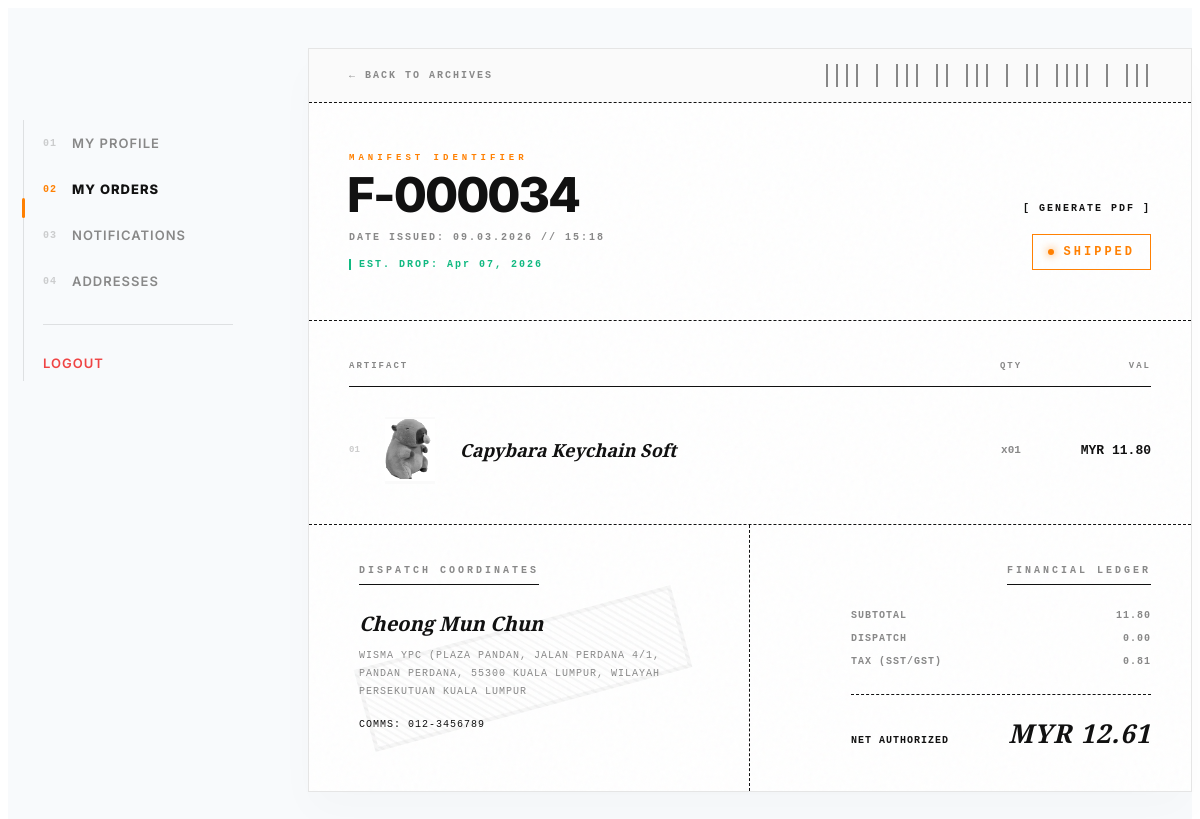
The app's page /client/order-details.php?id=34 (signed in) with its own data.
### tables this page shows
CREATE TABLE `orders` (
  `id` int(11) NOT NULL,
  `user_id` int(11) NOT NULL,
  `total_price` decimal(10,2) NOT NULL,
  `shipping_amount` decimal(10,2) DEFAULT 0.00,
  `status` varchar(20) DEFAULT 'Paid',
  `created_at` datetime DEFAULT current_timestamp(),
  `delivery_request` tinyint(1) DEFAULT 0,
  `estimated_delivery` date DEFAULT NULL
);

CREATE TABLE `order_items` (
  `id` int(11) NOT NULL,
  `order_id` int(11) NOT NULL,
  `product_id` int(11) NOT NULL,
  `quantity` int(11) NOT NULL,
  `price` decimal(10,2) NOT NULL
);

CREATE TABLE `products` (
  `id` int(11) NOT NULL,
  `product_code` varchar(50) DEFAULT NULL,
  `category` varchar(50) NOT NULL,
  `tags` varchar(255) DEFAULT NULL,
  `name` varchar(255) NOT NULL,
  `description` text DEFAULT NULL,
  `weight` varchar(50) DEFAULT '180g',
  `material` varchar(100) DEFAULT 'Titanium',
  `warranty` varchar(100) DEFAULT '2 Years',
  `price` decimal(10,2) NOT NULL,
  `discount_price` decimal(10,2) DEFAULT NULL,
  `image` varchar(255) NOT NULL,
  `status` enum('active','draft') DEFAULT 'active',
  `stock` int(11) DEFAULT 0,
  `rating` decimal(2,1) DEFAULT 4.5
);

CREATE TABLE `user_addresses` (
  `id` int(11) NOT NULL,
  `user_id` int(11) NOT NULL,
  `receiver_name` varchar(100) DEFAULT NULL,
  `phone` varchar(20) DEFAULT NULL,
  `address_line` varchar(255) DEFAULT NULL,
  `is_default` tinyint(1) DEFAULT 0
);

### client/order-details.php (the view, shortened to what this page needs)
<?php
$user_id = $_SESSION['user_id'];
$order_id = isset($_GET['id']) ? intval($_GET['id']) : 0;
$order_query = mysqli_query($conn, "SELECT * FROM orders WHERE id = $order_id AND user_id = '$user_id'");
$order = mysqli_fetch_assoc($order_query);
if (empty($order['address_line'])) {
    $addr_query = mysqli_query($conn, "SELECT * FROM user_addresses WHERE user_id = '$user_id' AND is_default = 1 LIMIT 1");
    $default_addr = mysqli_fetch_assoc($addr_query);
    if ($default_addr) {
        $display_name = $default_addr['receiver_name'];
        $display_address = $default_addr['address_line'];
        $display_phone = $default_addr['phone'];
    } else {
        $user_query = mysqli_query($conn, "SELECT * FROM users WHERE id = '$user_id'");
        $user_data = mysqli_fetch_assoc($user_query);
        $display_name = $user_data['full_name'];
        $display_address = "NO COORDINATES RECORDED IN SYSTEM.";
        $display_phone = $user_data['phone'] ?? 'N/A';
    }
} else {
    $display_name = $order['full_name'];
    $display_address = $order['address_line'];
    $display_phone = $order['phone'];
}
$items_query = mysqli_query($conn, "
    SELECT oi.*, p.name as p_name, p.image as p_img
    FROM order_items oi
    JOIN products p ON oi.product_id = p.id
    WHERE oi.order_id = $order_id
");
$items_array = [];
$real_subtotal = 0;
if ($items_query && mysqli_num_rows($items_query) > 0) {
    while($item = mysqli_fetch_assoc($items_query)) {
        $items_array[] = $item;
        $real_subtotal += ((float)$item['price'] * (int)$item['quantity']);
    }
}
$total_price    = (float)($order['total_price'] ?? 0.00);
$shipping_fee   = (float)($order['shipping_fee'] ?? 0.00);
$subtotal       = $real_subtotal;
$calc_tax       = $total_price - $subtotal - $shipping_fee;
$tax_amount     = $calc_tax > 0 ? $calc_tax : (float)($order['tax_amount'] ?? 0.00);
?>
<main class="profile-page">
    <div class="container profile-grid">
        <aside class="profile-sidebar focus-in" style="--delay: 0">
            <nav class="side-nav-transparent" id="luxury-side-nav">
                <div class="nav-tracker" id="nav-tracker"></div>
                <a href="profile.php" class="nav-link"><span>01</span> My Profile</a>
                <a href="my-orders.php" class="nav-link active"><span>02</span> My Orders</a>
                <a href="notification.php" class="nav-link">
                    <span>03</span> Notifications
                </a>
                <a href="addresses.php" class="nav-link"><span>04</span> Addresses</a>
                <hr class="nav-divider">
                <a href="logout.php" class="logout-link">Logout</a>
            </nav>
        </aside>
        <section class="profile-main">
            <div class="dossier-document focus-in" style="--delay: 1">
                <div class="dossier-top-bar">
                    <a href="my-orders.php" class="btn-return-stealth">← BACK TO ARCHIVES</a>
                    <div class="barcode-fake">|||| | ||| || ||| | || |||| | |||</div>
                </div>
                <header class="dossier-header stagger-in" style="--stagger: 2">
                    <div class="dh-meta">
                        <span class="meta-tag">MANIFEST IDENTIFIER</span>
                        <div class="macro-ref js-decrypt" data-ref="F-<?php echo str_pad($order['id'], 6, '0', STR_PAD_LEFT); ?>">
                        </div>
                        <span class="mono-date">DATE ISSUED: <?php echo date('d.m.Y // H:i', strtotime($order['created_at'])); ?></span>
                        <?php if($order['status'] === 'Shipped' && !empty($order['estimated_delivery'])): ?>
                            <span class="mono-eta">EST. DROP: <?php echo date('M d, Y', strtotime($order['estimated_delivery'])); ?></span>
                        <?php endif; ?>
                    </div>
                    <div class="dh-actions">
                        <a href="invoice.php?id=<?php echo $order['id']; ?>" target="_blank" class="btn-print-brutal">
                            [ GENERATE PDF ]
                        </a>
                        <div class="status-macro status-<?php echo strtolower($order['status'] ?? 'pending'); ?>">
                            <span class="status-dot"></span> <?php echo strtoupper($order['status'] ?? 'PENDING'); ?>
                        </div>
                    </div>
                </header>
                <div class="dossier-items stagger-in" style="--stagger: 3">
                    <div class="item-th">
                        <span>ARTIFACT</span>
                        <span style="text-align: center;">QTY</span>
                        <span style="text-align: right;">VAL</span>
                    </div>
                    <div class="items-ledger">
                        <?php
                        $idx = 1;
                        foreach($items_array as $item):
                        ?>
                        <div class="ledger-tr">
                            <div class="tr-main">
                                <span class="tr-idx">0<?php echo $idx; ?></span>
                                <div class="tr-visual shutter-reveal" style="--s-delay: <?php echo $idx; ?>">
                                    <img src="assets/images/<?php echo $item['p_img']; ?>" alt="Artifact" onerror="this.src='https://placehold.co/80x100/ebebeb/111?text=X'">
                                </div>
                                <h4 class="tr-name"><?php echo htmlspecialchars($item['p_name']); ?></h4>
                            </div>
                            <div class="tr-qty">x<?php echo str_pad($item['quantity'], 2, '0', STR_PAD_LEFT); ?></div>
                            <div class="tr-price">MYR <?php echo number_format($item['price'] * $item['quantity'], 2); ?></div>
                        </div>
                        <?php
                            $idx++;
                        endforeach;
                        ?>
                    </div>
                </div>
                <div class="dossier-split-grid">
                    <div class="split-left stagger-in" style="--stagger: 4">
                        <h3 class="section-title">DISPATCH COORDINATES</h3>
                        <div class="info-block">
                            <p class="ib-name"><?php echo htmlspecialchars($display_name); ?></p>
                            <p class="ib-desc"><?php echo nl2br(htmlspecialchars($display_address)); ?></p>
                            <p class="ib-desc" style="margin-top:15px; color:#111;">COMMS: <?php echo htmlspecialchars($display_phone); ?></p>
                        </div>
                    </div>
                    <div class="split-right stagger-in" style="--stagger: 5">
                        <h3 class="section-title" style="text-align: right;">FINANCIAL LEDGER</h3>
                        <div class="fin-ledger">
                            <div class="fin-row">
                                <span>SUBTOTAL</span>
                                <span><?php echo number_format($subtotal, 2); ?></span>
                            </div>
                            <div class="fin-row">
                                <span>DISPATCH</span>
                                <span><?php echo number_format($shipping_fee, 2); ?></span>
                            </div>
                            <div class="fin-row">
                                <span>TAX (SST/GST)</span>
                                <span><?php echo number_format($tax_amount, 2); ?></span>
                            </div>
                            <div class="fin-row total-row">
                                <span>NET AUTHORIZED</span>
                                <span class="total-val">MYR <?php echo number_format($total_price, 2); ?></span>
                            </div>
                        </div>
                    </div>
                </div>
                <div class="ghost-stamp">SECURED</div>
            </div>
        </section>
    </div>
</main>

### records on screen
orders: created_at "09.03.2026 // 15:18", estimated_delivery "Apr 07, 2026", status "SHIPPED", total_price "0.81", total_price "12.61"
order_items: product.image (picture), product.name "Capybara Keychain Soft", quantity "01", $item['price']*$item['quantity'] "11.80"
user_addresses: receiver_name "Cheong Mun Chun", address_line "WISMA YPC (PLAZA PANDAN, JALAN PERDANA 4/1, PANDAN PERDANA, 55300 KUALA LUMPUR, WILAYAH PERSEKUTUAN KUALA LUMPUR", phone "012-3456789"

### other values on screen
$subtotal "11.80"
$shipping_fee "0.00"
